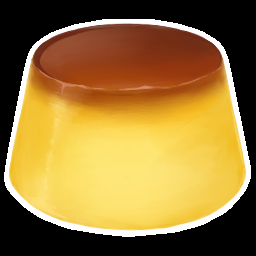
%> input picture Exercise 2/Pics and Videos/Initial/pudding.png, 256 x 256 px
$ octave er4_final.m   (GNU Octave 9; MATLAB toolbox functions it lacks are replaced by stand-ins)
%> lines starting %> are read from the running program, lines starting %| are printed output that depends on the picture; in (x1, y1, x2, y2) boxes, pixels count from 0 and x2, y2 are one past the last pixel; in counts of white or black regions, pixels touching at a corner belong together; the program's own positions count from 1
% Read the input image with alpha channel
[img, map, alpha] = imread('pudding.png');
%> img is the input picture: size 256x256x3 uint8; mean R, G, B 148.5, 116.5, 55.3
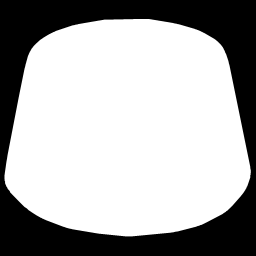
%> alpha: size 256x256 uint8; min 0, max 255, mean 171.5
%> map = []


if isempty(alpha) && size(img,3) == 4
    alpha = img(:,:,4);
    img = img(:,:,1:3);
end

% Create video writer object
v = VideoWriter('sheared_pudding.avi');
v.FrameRate = 60;
open(v);

% Get dimensions
[height, width, ~] = size(img);
%> height = 256; width = 256

% Create canvas size
canvasWidth = width * 3;
%> canvasWidth = 768
canvasHeight = height;
%> canvasHeight = 256

% Parameters
maxShear = 0.3;  % Maximum shear factor
numFrames = 180;  % Keep 3 seconds duration
totalCycles = 3;  % Exactly 3 complete cycles

% Create the vertical line boundary
boundary = bwperim(alpha > 0);
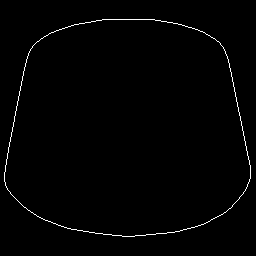
%> boundary: size 256x256 logical; 1.1% white in thin lines or dots, all inside (x1, y1, x2, y2) = (4, 19, 251, 237)
[y, x] = find(boundary);
%> y = 720 values from 20 to 237; x = 720 values from 5 to 251
verticalLines = false(size(boundary));
for i = 1:length(x)
    if mod(x(i), 2) == 0
        verticalLines(max(1,y(i)-2):min(height,y(i)+2), x(i)) = true;
    end
end
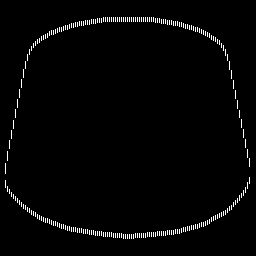
%> verticalLines: size 256x256 logical; 2% white in thin lines or dots, all inside (x1, y1, x2, y2) = (5, 17, 250, 239)

% Create a height map for progressive shearing
[Y, ~] = meshgrid(1:height, 1:width);
Y = Y'; % Transpose to match image dimensions
heightFactor = (height - Y) / height; % 0 at bottom, 1 at top

for i = 1:numFrames
    % Create white background
    frame = uint8(255 * ones(canvasHeight, canvasWidth, 3));

    % Calculate shear factor
    currentShear = maxShear * sin(2*pi*totalCycles*i/numFrames);

    % Apply progressive shearing based on height
    shearedImg = uint8(zeros(size(frame)));
    shearedAlpha = zeros(size(frame, 1), size(frame, 2));
    shearedBoundary = false(size(frame, 1), size(frame, 2));

    % Apply shear to each row based on its height
    for y = 1:height
        shiftAmount = round(currentShear * (height - y));
        xOffset = width * 1.5; % Center position

        % Shift this row by the calculated amount
        if y <= height
            rowRange = 1:width;
            newX = rowRange + xOffset + shiftAmount;
            validX = newX > 0 & newX <= canvasWidth;

            % Copy image data for this row
            for c = 1:3
                shearedImg(y, newX(validX), c) = img(y, rowRange(validX), c);
            end
            shearedAlpha(y, newX(validX)) = alpha(y, rowRange(validX));
            shearedBoundary(y, newX(validX)) = verticalLines(y, rowRange(validX));
        end
    end

    % Convert alpha to 3D mask
    alphaMask = repmat(double(shearedAlpha) / 255, [1 1 3]);

    % Composite the image
    frame = uint8(double(shearedImg) .* alphaMask + double(frame) .* (1 - alphaMask));

    % Add the boundary lines
    boundaryMask = repmat(shearedBoundary, [1 1 3]);
    frame(boundaryMask) = 0;

    % Write the frame
    writeVideo(v, frame);
end
%> this loop made 180 passes
%> pass 1, `alphaMask = repmat(double(shearedAlpha) / 255, [1 1 3]);`:
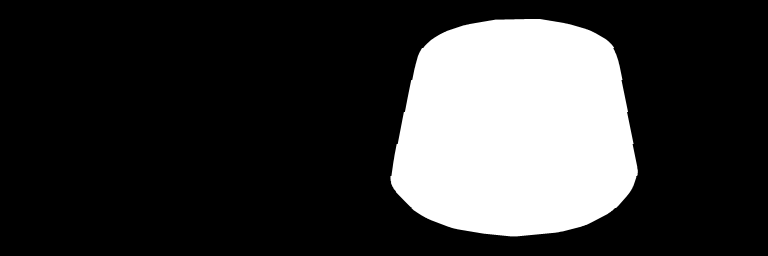
%> alphaMask: size 256x768x3 double; min 0, max 1, mean 0.224
%> after the loop:
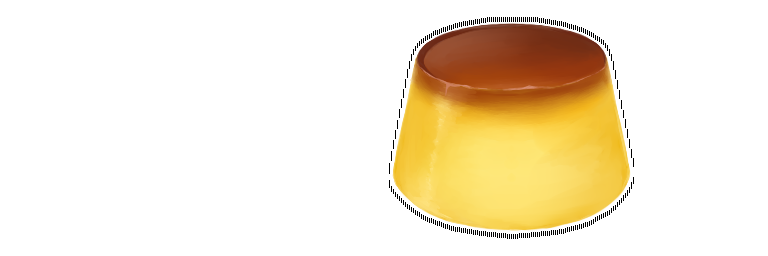
%> frame: size 256x768x3 uint8; mean R, G, B 245.1, 234.4, 214
%> after the loop:
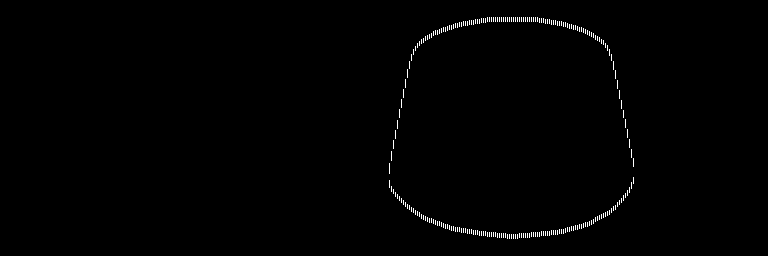
%> shearedBoundary: size 256x768 logical; 0.68% white in thin lines or dots, all inside (x1, y1, x2, y2) = (389, 17, 634, 239)
%> after the loop:
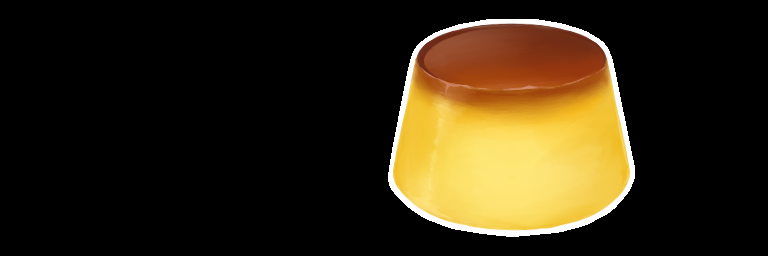
%> shearedImg: size 256x768x3 uint8; mean R, G, B 49.5, 38.8, 18.4
%> after the loop, newX = 256 values from 385 to 640; rowRange = 256 values from 1 to 256; validX = 256 logical values, 256 true

close(v);

$ run again, with Exercise 2/Pics and Videos/Initial/windmill.png copied over Exercise 2/Pics and Videos/Initial/pudding.png
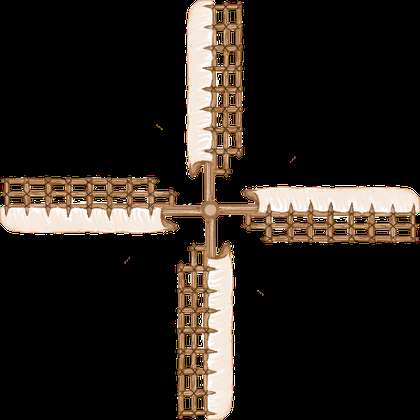
%> input picture Exercise 2/Pics and Videos/Initial/windmill.png, 420 x 420 px, shrunk from 512 x 512 before the run
%> img is the input picture: size 420x420x3 uint8; mean R, G, B 41.8, 35, 28.8
%> map = []
%> `boundary = bwperim(alpha > 0);`:
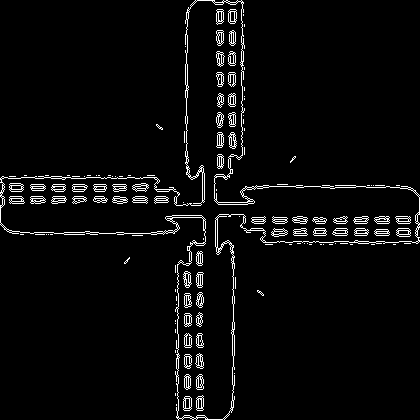
%> boundary: size 420x420 logical; 4% white in thin lines or dots
%> y = 7021 values from 1 to 420
%> after the loop `for i = 1:numFrames`:
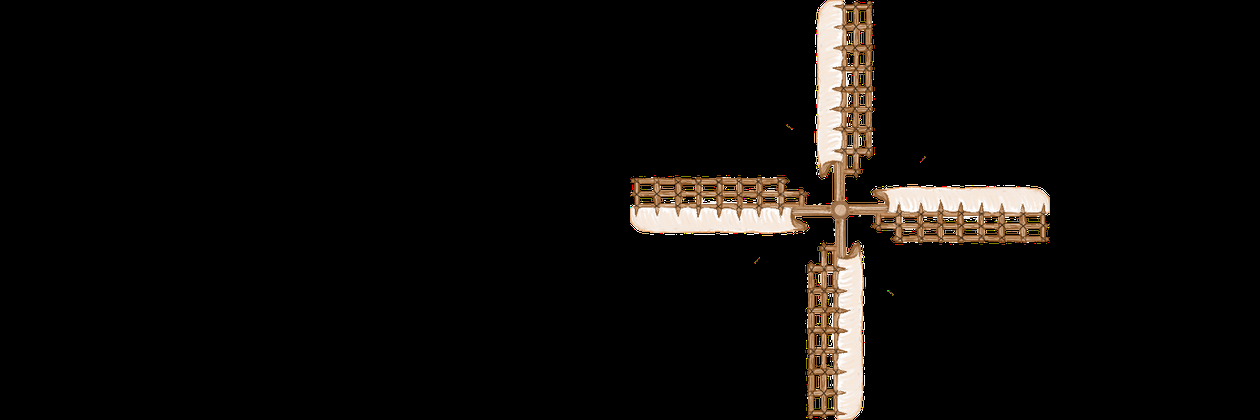
%> shearedImg: size 420x1260x3 uint8; mean R, G, B 13.9, 11.7, 9.6
%> after the loop `for i = 1:numFrames`: newX = 420 values from 631 to 1050; rowRange = 420 values from 1 to 420; validX = 420 logical values, 420 true
